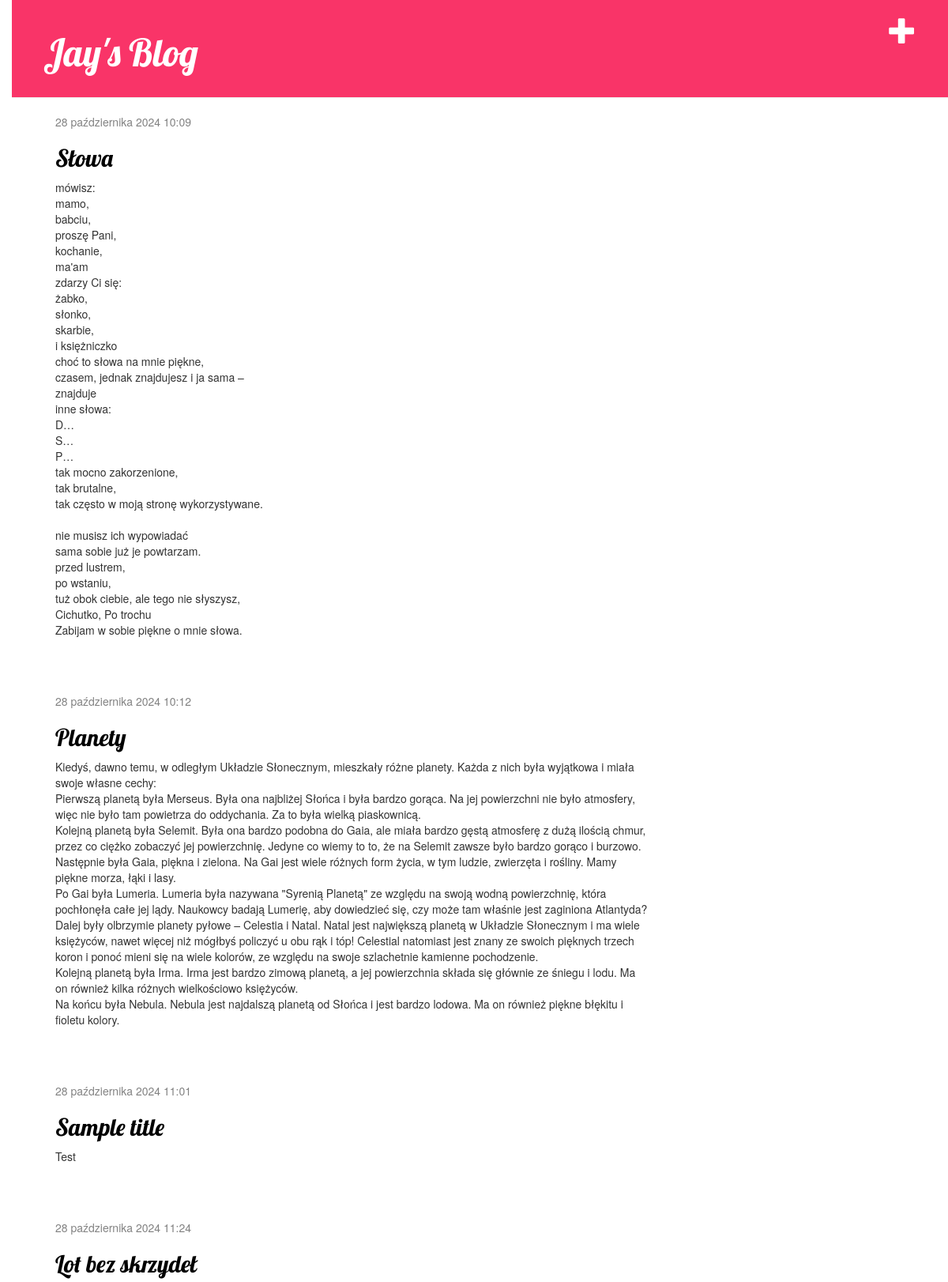
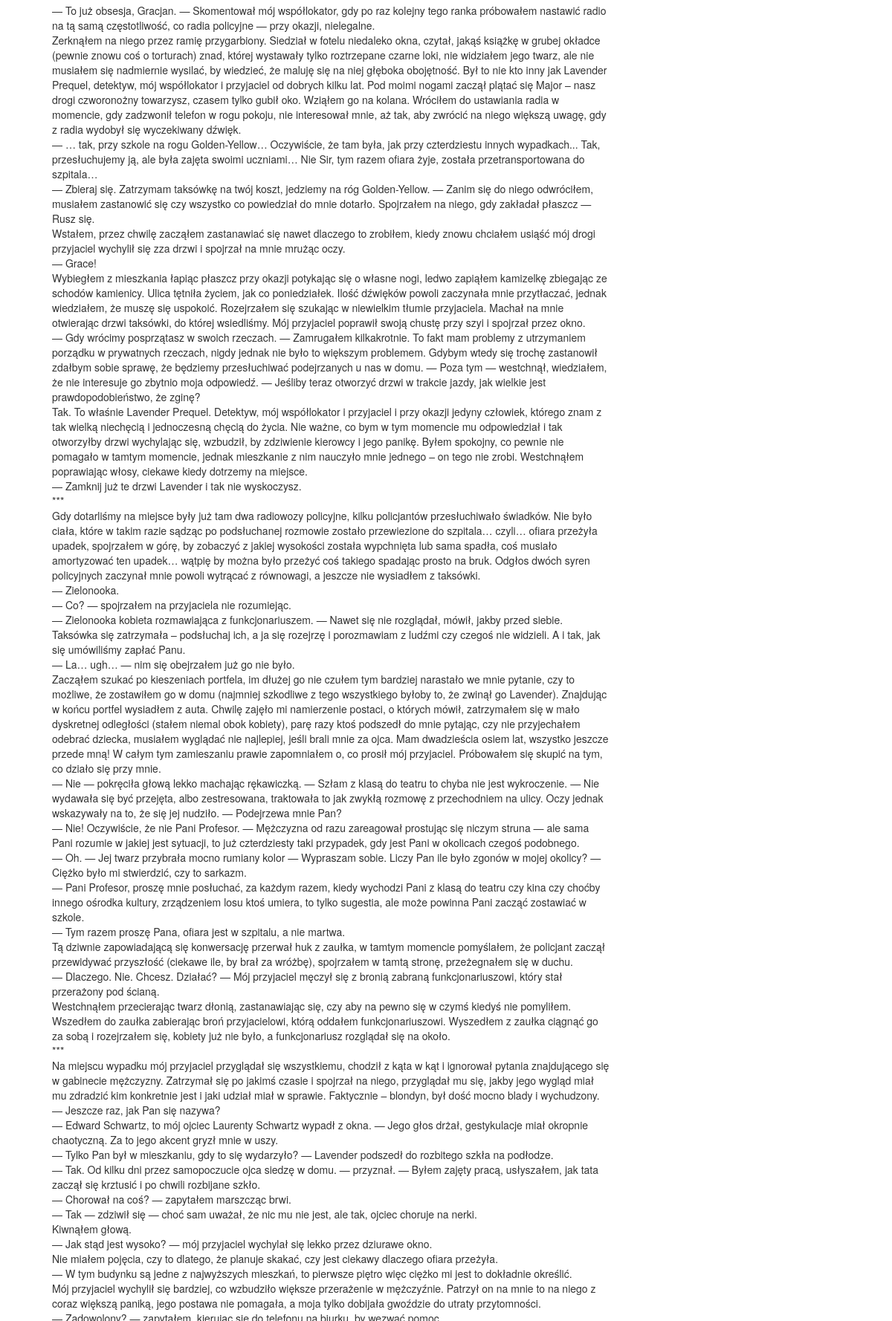
The app's page / (signed in, upper part) with its own data (2 pictures, top to bottom).
### blog/models.py (models this page shows, shortened)
class Post(models.Model):
    author = models.ForeignKey(settings.AUTH_USER_MODEL, on_delete=models.CASCADE)
    title = models.CharField(max_length=200)
    text = models.TextField()
    created_date = models.DateTimeField(
            default=timezone.now)
    published_date = models.DateTimeField(
            blank=True, null=True)

### blog/views.py (the view)
# urls.py: path('', views.post_list, name='post_list'),
def post_list(request):
    posts = Post.objects.filter(published_date__lte=timezone.now()).order_by('published_date')
    return render(request, 'blog/post_list.html', {'posts': posts})

### blog/templates/blog/post_list.html
{% extends 'blog/base.html' %}
{% block content %}
    {% for post in posts %}
        <div class="post">
            <div class="date">
                {{ post.published_date }}
            </div>
            <h2><a href="">{{ post.title }}</a></h2>
            <p>{{ post.text|linebreaksbr }}</p>
        </div>
    {% endfor %}
{% endblock %}

### blog/static/css/blog.css (style rules this page uses)
h1 a, h2 a { color: #f93468; font-family: 'Lobster'; }
body { padding-left: 15px; }
h1, h2, h3, h4 { font-family: 'Lobster', cursive; }
.date { color: #828282; }
.post { margin-bottom: 70px; }
.post h2 a, .post h1 a:visited { color: #000000; }

### records on screen
Post: published_date "28 października 2024 10:09", title "Słowa", text "mówisz: mamo, babciu, proszę Pani, kochanie, ma'am zdarzy Ci się: żabko, słonko, skarbie, i księżniczko choć to słowa na mnie piękne, czasem, jednak znajdujesz i ja sama – znajduje inne słowa: D… S… P… tak mocno zakorzenione, tak brutalne, tak często w moją stronę wykorzystywane. nie musisz ich wypowiadać sama sobie już je powtarzam. przed lustrem, po wstaniu, tuż obok ciebie, ale tego nie słyszysz, Cichutko, Po trochu Zabijam w sobie piękne o mnie słowa."
Post: published_date "28 października 2024 10:12", title "Planety", text "Kiedyś, dawno temu, w odległym Układzie Słonecznym, mieszkały różne planety. Każda z nich była wyjątkowa i miała swoje własne cechy: Pierwszą planetą była Merseus. Była ona najbliżej Słońca i była bardzo gorąca. Na jej powierzchni nie było atmosfery, więc nie było tam powietrza do oddychania. Za to była wielką piaskownicą. Kolejną planetą była Selemit. Była ona bardzo podobna do Gaia, ale miała bardzo gęstą atmosferę z dużą ilością chmur, przez co ciężko zobaczyć jej powierzchnię. Jedyne co wiemy to to, że na Selemit zawsze było bardzo gorąco i burzowo. Następnie była Gaia, piękna i zielona. Na Gai jest wiele różnych form życia, w tym ludzie, zwierzęta i rośliny. Mamy piękne morza, łąki i…"
Post: published_date "28 października 2024 11:01", title "Sample title", text "Test"
Post: published_date "28 października 2024 11:24", title "Lot bez skrzydeł", text "— To już obsesja, Gracjan. — Skomentował mój współlokator, gdy po raz kolejny tego ranka próbowałem nastawić radio na tą samą częstotliwość, co radia policyjne — przy okazji, nielegalne. Zerknąłem na niego przez ramię przygarbiony. Siedział w fotelu niedaleko okna, czytał, jakąś książkę w grubej okładce (pewnie znowu coś o torturach) znad, której wystawały tylko roztrzepane czarne loki, nie widziałem jego twarz, ale nie musiałem się nadmiernie wysilać, by wiedzieć, że maluję się na niej głęboka obojętność. Był to nie kto inny jak Lavender Prequel, detektyw, mój współlokator i przyjaciel od dobrych kilku lat. Pod moimi nogami zaczął plątać się Major – nasz drogi czworonożny towarzysz, czasem…"
